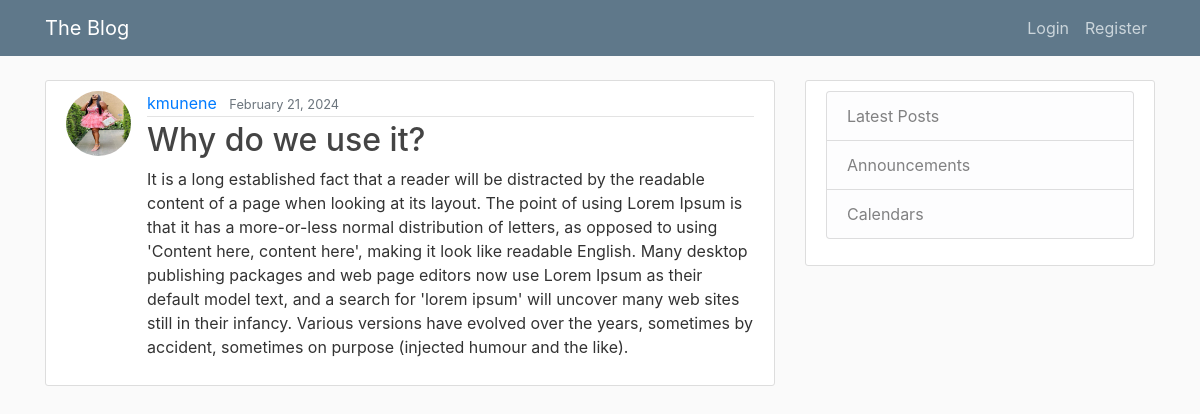
The page /post/19/ on the database its author committed.
### blogApp/models.py (models this page shows, shortened)
class Post(models.Model):
    title = models.CharField(max_length=100)
    content = models.TextField()
    date_posted = models.DateTimeField(default=timezone.now)
    author = models.ForeignKey(User, on_delete=models.CASCADE)

### users/models.py (models this page shows, shortened)
class Profile(models.Model):
    user = models.OneToOneField(User, on_delete=models.CASCADE)
    image = models.ImageField(default="default.png", upload_to="profile_pics")

### blogApp/views.py (the view)
# urls.py: path("post/<int:pk>/", PostDetailView.as_view(), name="post-detail"),
class PostDetailView(DetailView):
    model = Post

### blogApp/templates/blogApp/post_detail.html (shortened to what this page needs)
{% extends "blogApp/base.html" %} {% block content %}
<article class="media content-section">
  <img class="rounded-circle article-img" src="{{ object.author.profile.image.url }}">
  <div class="media-body">
    <div class="article-metadata">
      <a class="mr-2" href="{% url 'user-posts' object.author.username %}">{{ object.author }}</a>
      <small class="text-muted">{{ object.date_posted|date:'F d, Y' }}</small>
    </div>
    <h2 class="article-title" >{{ object.title }}</h2>
    <p class="article-content">{{ object.content }}</p>
  </div>
</article>
 {% endblock content %}

### blogApp/static/blogApp/main.css (style rules this page uses)
body { background: #fafafa; color: #333333; margin-top: 5rem; }
h1, h2, h3, h4, h5, h6 { color: #444444; }
.content-section { background: #ffffff; padding: 10px 20px; border: 1px solid #dddddd; border-radius: 3px; margin-bottom: 20px; }
.article-title { color: #444444; }
.article-content { white-space: pre-line; }
.article-img { height: 65px; width: 65px; margin-right: 16px; }
.article-metadata { padding-bottom: 1px; margin-bottom: 4px; border-bottom: 1px solid #e3e3e3 }

### rows shown on the page
Post: author.profile.image (picture), author "kmunene", date_posted "February 21, 2024", title "Why do we use it?", content "It is a long established fact that a reader will be distracted by the readable content of a page when looking at its layout. The point of using Lorem Ipsum is that it has a more-or-less normal distribution of letters, as opposed to using 'Content here, content here', making it look like readable English. Many desktop publishing packages and web page editors now use Lorem Ipsum as their default model text, and a search for 'lorem ipsum' will uncover many web sites still in their infancy. Various versions have evolved over the years, sometimes by accident, sometimes on purpose (injected humour and the like)."
